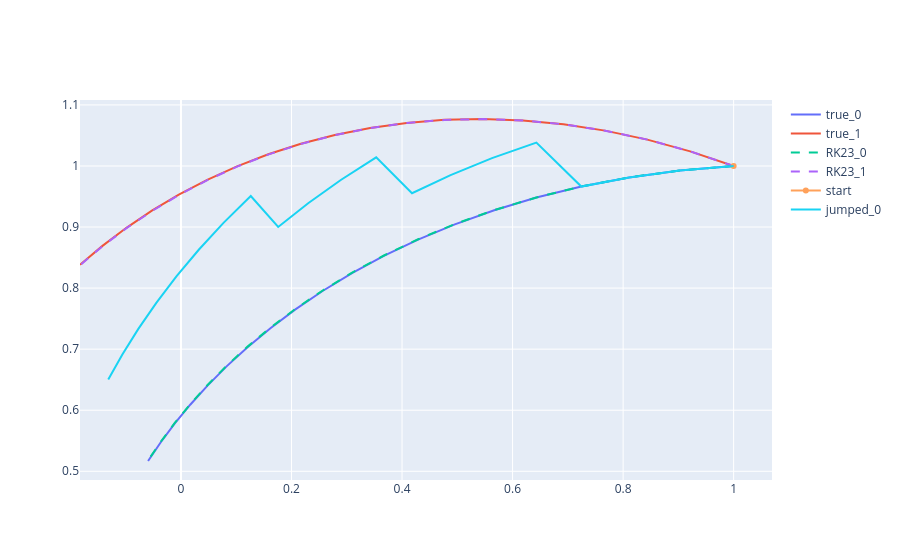

Notebook source saved alongside this figure:
### Code cell
fig = go.Figure()
for sol_name, sol in solutions.items():
    for i, sys_sol in enumerate(sol):
        line = dict(dash="dash") if sol_name.count("true") == 0 else None
        fig.add_trace(
            go.Scatter(
                x=sys_sol[:, 0],
                y=sys_sol[:, 1],
                mode='lines',
                name=f"{sol_name}_{i}",
                line=line
            )
        )
fig.add_trace(
    go.Scatter(
        x=[x0[0]],
        y=[x0[1]],
        name="start"
    )
)
fig.add_trace(
    go.Scatter(
        x=jumped_solution_0[:, 0],
        y=jumped_solution_0[:, 1],
        mode='lines',
        name="jumped_0"
    )
)
fig.show()
